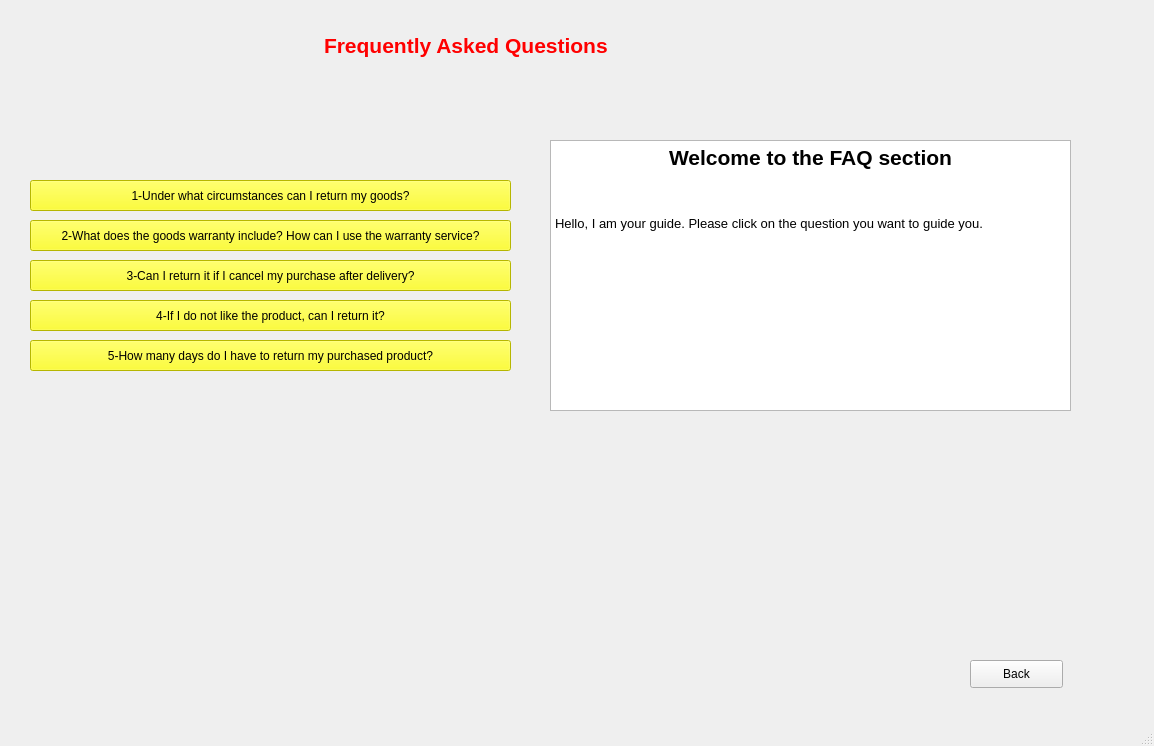
<?xml version="1.0" encoding="UTF-8"?>
<ui version="4.0">
 <class>common_questions</class>
 <widget class="QMainWindow" name="common_questions">
  <property name="geometry">
   <rect>
    <x>0</x>
    <y>0</y>
    <width>1154</width>
    <height>746</height>
   </rect>
  </property>
  <property name="sizePolicy">
   <sizepolicy hsizetype="Fixed" vsizetype="Fixed">
    <horstretch>0</horstretch>
    <verstretch>0</verstretch>
   </sizepolicy>
  </property>
  <property name="minimumSize">
   <size>
    <width>1154</width>
    <height>746</height>
   </size>
  </property>
  <property name="maximumSize">
   <size>
    <width>1154</width>
    <height>746</height>
   </size>
  </property>
  <property name="windowTitle">
   <string>MainWindow</string>
  </property>
  <property name="windowIcon">
   <iconset resource="Resource.qrc">
    <normaloff>:/icon/images/Aide.png</normaloff>:/icon/images/Aide.png</iconset>
  </property>
  <property name="styleSheet">
   <string notr="true">background-image: url(:/icon/images/back4.PNG);</string>
  </property>
  <widget class="QWidget" name="centralwidget">
   <widget class="QPushButton" name="qpb1">
    <property name="geometry">
     <rect>
      <x>30</x>
      <y>180</y>
      <width>481</width>
      <height>31</height>
     </rect>
    </property>
    <property name="styleSheet">
     <string notr="true">background-color: rgb(255, 255, 0);</string>
    </property>
    <property name="text">
     <string>1-Under what circumstances can I return my goods?</string>
    </property>
   </widget>
   <widget class="QPushButton" name="qpb_back">
    <property name="geometry">
     <rect>
      <x>970</x>
      <y>660</y>
      <width>93</width>
      <height>28</height>
     </rect>
    </property>
    <property name="cursor">
     <cursorShape>PointingHandCursor</cursorShape>
    </property>
    <property name="text">
     <string>Back</string>
    </property>
   </widget>
   <widget class="QTextBrowser" name="tb">
    <property name="geometry">
     <rect>
      <x>550</x>
      <y>140</y>
      <width>521</width>
      <height>271</height>
     </rect>
    </property>
    <property name="styleSheet">
     <string notr="true">background-image: url(:/back ground/images/back1.jpg);</string>
    </property>
    <property name="html">
     <string>&lt;!DOCTYPE HTML PUBLIC &quot;-//W3C//DTD HTML 4.0//EN&quot; &quot;http://www.w3.org/TR/REC-html40/strict.dtd&quot;&gt;
&lt;html&gt;&lt;head&gt;&lt;meta name=&quot;qrichtext&quot; content=&quot;1&quot; /&gt;&lt;style type=&quot;text/css&quot;&gt;
p, li { white-space: pre-wrap; }
&lt;/style&gt;&lt;/head&gt;&lt;body style=&quot; font-family:'MS Shell Dlg 2'; font-size:7.8pt; font-weight:400; font-style:normal;&quot;&gt;
&lt;p align=&quot;center&quot; style=&quot; margin-top:0px; margin-bottom:0px; margin-left:0px; margin-right:0px; -qt-block-indent:0; text-indent:0px;&quot;&gt;&lt;span style=&quot; font-size:16pt; font-weight:600; color:#000000;&quot;&gt;Welcome to the FAQ section&lt;/span&gt;&lt;/p&gt;
&lt;p align=&quot;center&quot; style=&quot;-qt-paragraph-type:empty; margin-top:0px; margin-bottom:0px; margin-left:0px; margin-right:0px; -qt-block-indent:0; text-indent:0px; font-size:14pt; font-weight:600; color:#000000;&quot;&gt;&lt;br /&gt;&lt;/p&gt;
&lt;p align=&quot;center&quot; style=&quot;-qt-paragraph-type:empty; margin-top:0px; margin-bottom:0px; margin-left:0px; margin-right:0px; -qt-block-indent:0; text-indent:0px; font-size:14pt; font-weight:600; color:#ff0000;&quot;&gt;&lt;br /&gt;&lt;/p&gt;
&lt;p style=&quot; margin-top:0px; margin-bottom:0px; margin-left:0px; margin-right:0px; -qt-block-indent:0; text-indent:0px;&quot;&gt;&lt;span style=&quot; font-size:10pt;&quot;&gt;Hello, I am your guide. Please click on the question you want to guide you.&lt;/span&gt;&lt;/p&gt;&lt;/body&gt;&lt;/html&gt;</string>
    </property>
   </widget>
   <widget class="QLabel" name="label">
    <property name="geometry">
     <rect>
      <x>324</x>
      <y>20</y>
      <width>441</width>
      <height>51</height>
     </rect>
    </property>
    <property name="font">
     <font>
      <pointsize>16</pointsize>
      <weight>75</weight>
      <bold>true</bold>
     </font>
    </property>
    <property name="styleSheet">
     <string notr="true">color: rgb(255, 0, 0);</string>
    </property>
    <property name="text">
     <string>Frequently Asked Questions</string>
    </property>
   </widget>
   <widget class="QPushButton" name="qpb_2">
    <property name="geometry">
     <rect>
      <x>30</x>
      <y>220</y>
      <width>481</width>
      <height>31</height>
     </rect>
    </property>
    <property name="styleSheet">
     <string notr="true">background-color: rgb(255, 255, 0);</string>
    </property>
    <property name="text">
     <string>2-What does the goods warranty include? How can I use the warranty service?</string>
    </property>
   </widget>
   <widget class="QPushButton" name="qpb_3">
    <property name="geometry">
     <rect>
      <x>30</x>
      <y>260</y>
      <width>481</width>
      <height>31</height>
     </rect>
    </property>
    <property name="styleSheet">
     <string notr="true">background-color: rgb(255, 255, 0);</string>
    </property>
    <property name="text">
     <string>3-Can I return it if I cancel my purchase after delivery?</string>
    </property>
   </widget>
   <widget class="QPushButton" name="qpb_4">
    <property name="geometry">
     <rect>
      <x>30</x>
      <y>300</y>
      <width>481</width>
      <height>31</height>
     </rect>
    </property>
    <property name="styleSheet">
     <string notr="true">background-color: rgb(255, 255, 0);</string>
    </property>
    <property name="text">
     <string>4-If I do not like the product, can I return it?</string>
    </property>
   </widget>
   <widget class="QPushButton" name="qpb_5">
    <property name="geometry">
     <rect>
      <x>30</x>
      <y>340</y>
      <width>481</width>
      <height>31</height>
     </rect>
    </property>
    <property name="styleSheet">
     <string notr="true">background-color: rgb(255, 255, 0);</string>
    </property>
    <property name="text">
     <string>5-How many days do I have to return my purchased product?</string>
    </property>
   </widget>
  </widget>
  <widget class="QMenuBar" name="menubar">
   <property name="geometry">
    <rect>
     <x>0</x>
     <y>0</y>
     <width>1154</width>
     <height>25</height>
    </rect>
   </property>
  </widget>
  <widget class="QStatusBar" name="statusbar"/>
 </widget>
 <resources>
  <include location="Resource.qrc"/>
 </resources>
 <connections/>
</ui>
